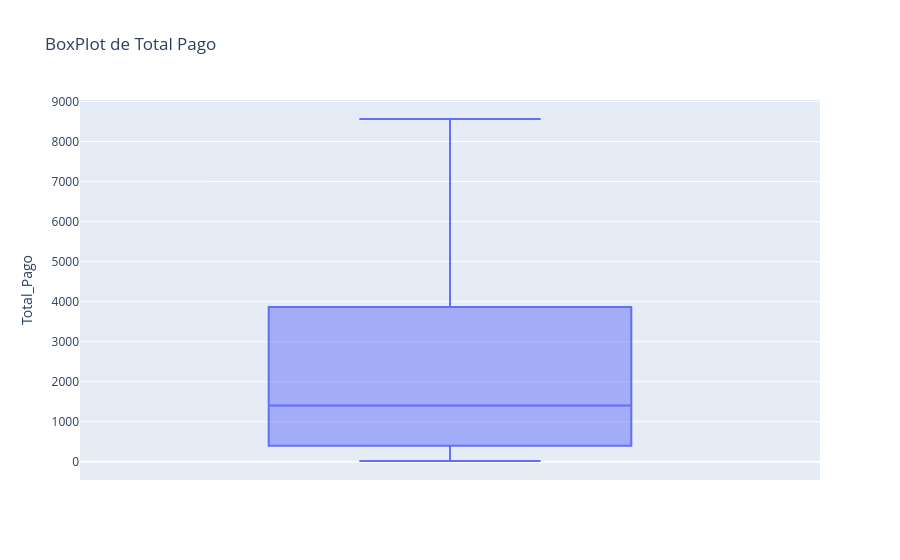

Write notebook code for a chart like this one.
### Markdown cell above
Observa-se no boxplot da coluna 'Pagamento Mensal' que apesar dos 50% dos dados e média estarem distantes, não há outliers que estejam aumentando ou diminuindo drasticamente os dados. Logo, a explicação para esse comportamento está nos diferentes tipos de planos, com valores diferentes, tendo de (18.4 até 118.65). Ou seja, apesar de terem dados com valores diferentes e distantes, não podemos modificá-los pois trata-se de planos com valores distintos.

### Code cell
fig = px.box(df, y='Total_Pago', title='BoxPlot de Total Pago')
fig.show()

### Figure 1 — Plotly figure (JSON) as saved in the notebook; plotly's stock layout.template omitted (floating-point values rounded to 4 significant figures; data arrays with more than 128 entries replaced by an {"elided": "..."} marker saying what was removed)
{"data": [{"alignmentgroup": "True", "hovertemplate": "Total_Pago=%{y}<extra></extra>", "legendgroup": "", "marker": {"color": "#636efa"}, "name": "", "notched": false, "offsetgroup": "", "orientation": "v", "showlegend": false, "type": "box", "x0": " ", "xaxis": "x", "y": {"elided": "2488 float values"}, "y0": " ", "yaxis": "y"}], "layout": {"boxmode": "group", "legend": {"tracegroupgap": 0}, "title": {"text": "BoxPlot de Total Pago"}, "xaxis": {"anchor": "y", "domain": [0, 1]}, "yaxis": {"anchor": "x", "domain": [0, 1], "title": {"text": "Total_Pago"}}}}
